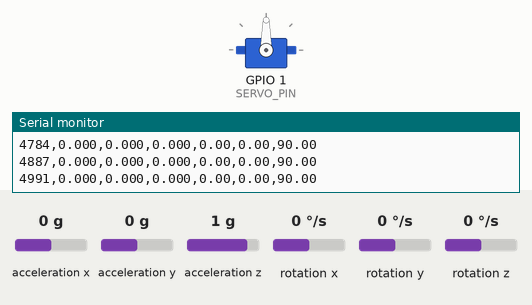
The sketch below on a simulated ESP32. On the bench: servo, the last lines printed to the serial monitor. Wiring (inferred from the names in the program): MPU-6050 motion sensor at I2C address 0x68. The test bench sets the inputs (shaded band); at power-on: acceleration y 0 g, rotation x 0 °/s, acceleration z 1 g, acceleration x 0 g, rotation y 0 °/s, rotation z 0 °/s.

Above: at 5.0 s.
5.1 s: acceleration y set to -1.4 g
At 6.7 s:
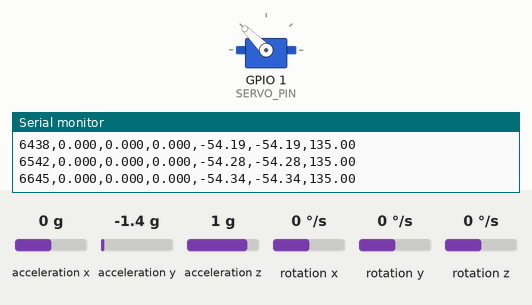
7.0 s: rotation x set to 100 °/s
At 9.7 s:
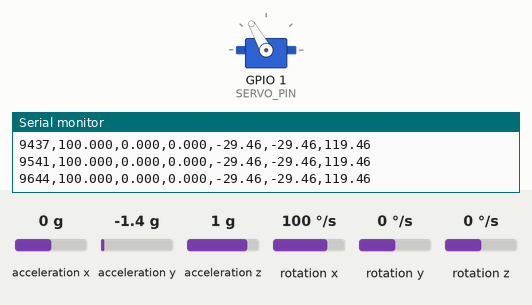
10.0 s: acceleration y set to 0 g
At 12.1 s:
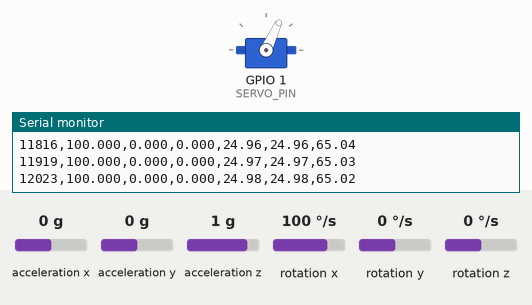
13.0 s: rotation x set to 192 °/s
At 14.6 s:
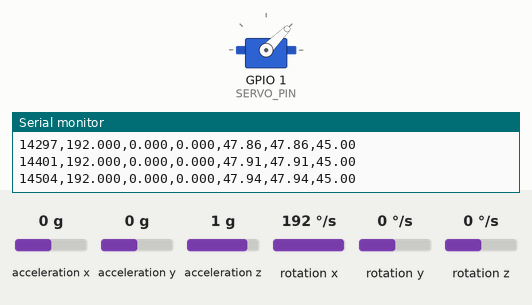
16.0 s: acceleration z set to 0.1 g
17.5 s: acceleration z set to -0.2 g
At 18.9 s:
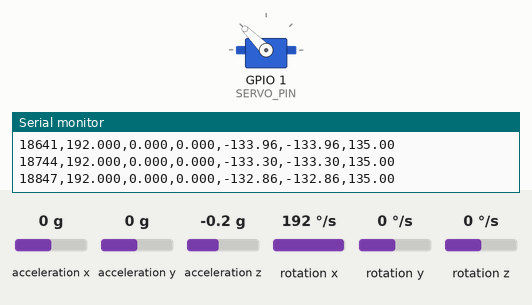
Timing chart, 0 to 20.3 s (numbered marks = the images above; inputs shaded):
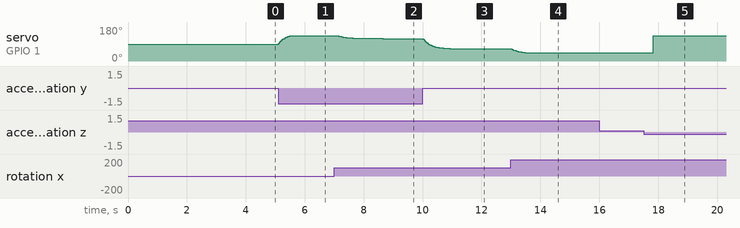

The sketch:

TVC.ino
```cpp
/*
 * ESP32-S3-N16R8 + MPU6050：X 轴倾斜补偿与舵机回中
 * 接线：舵机信号 GPIO1；MPU6050 SCL GPIO11、SDA GPIO12。
 * MPU6050 模块使用 3.3V，所有设备共地；舵机使用符合型号要求的独立电源。
 * 依赖：ESP32Servo（库管理器安装），Wire 由 ESP32 开发板包提供。
 *
 * 上电后保持静止约 4 秒，当前姿态作为零位。
 * 默认倾角 +20° -> 舵机目标 70°；恢复零位 -> 舵机目标 90°。
 * 这是单轴、近水平的姿态补偿示例；角度来自陀螺仪和加速度计融合。
 */

#include <Arduino.h>
#include <Wire.h>
#include <ESP32Servo.h>
#include <math.h>

#if !defined(CONFIG_IDF_TARGET_ESP32S3)
#error "Select ESP32S3 Dev Module. These pins are for the confirmed ESP32-S3 board."
#endif

// ==================== 接线与可调参数 ====================
constexpr int SERVO_PIN = 1;
constexpr int MPU_SCL_PIN = 11;
constexpr int MPU_SDA_PIN = 12;

constexpr float SERVO_CENTER_DEG = 90.0f; // 机械中位需要偏移时修改这里
constexpr float SERVO_MIN_DEG = 45.0f;    // 初始只允许中位两侧各 45°
constexpr float SERVO_MAX_DEG = 135.0f;
constexpr float SERVO_DIRECTION = -1.0f; // 补偿方向反了就改为 +1.0f
constexpr float CORRECTION_GAIN = 1.0f;  // 每倾斜 1°，舵机补偿 1°
constexpr float CENTER_DEADBAND_DEG = 0.5f; // 零位附近直接回中，减少抖动

// 常见位置舵机的示例脉宽范围，实际行程以舵机规格为准。
constexpr int SERVO_MIN_US = 500;
constexpr int SERVO_MAX_US = 2500;
constexpr uint32_t SAMPLE_PERIOD_US = 5000; // 200Hz 读取和计算
constexpr uint32_t PRINT_PERIOD_MS = 100;  // 10Hz 串口输出，115200 波特率
constexpr float FILTER_TIME_CONSTANT_S = 0.25f;
constexpr uint16_t CALIBRATION_SAMPLES = 400; // 约 2 秒静止采样

Servo servo;
uint8_t mpuAddress = 0;
float ax = 0, ay = 0, az = 0; // 加速度，单位 g
float gx = 0, gy = 0, gz = 0; // 原始换算后的角速度，单位 °/s
float gyroBias[3] = {0, 0, 0};
float rollDeg = 0;
float zeroRollDeg = 0;
float servoCommandDeg = SERVO_CENTER_DEG;
uint32_t previousSampleUs = 0;
uint32_t previousPrintMs = 0;

// 只包回 [-180, 180)，避免跨过 ±180°时突然跳变。
float wrapDegrees(float angle) {
  while (angle >= 180.0f) angle -= 360.0f;
  while (angle < -180.0f) angle += 360.0f;
  return angle;
}

void stopWithError(const char *message) {
  if (servo.attached()) servo.write(SERVO_CENTER_DEG);
  Serial.print("# 错误：");
  Serial.println(message);
  Serial.println("# 已停止补偿；检查后按开发板 RESET/EN 重启。");
  while (true) delay(1000);
}

bool readRegisters(uint8_t address, uint8_t reg, uint8_t *data, size_t length) {
  Wire.beginTransmission(address);
  Wire.write(reg);
  if (Wire.endTransmission(false) != 0) return false;
  if (Wire.requestFrom(address, length, true) != length) return false;
  for (size_t i = 0; i < length; ++i) data[i] = Wire.read();
  return true;
}

bool writeRegister(uint8_t reg, uint8_t value) {
  Wire.beginTransmission(mpuAddress);
  Wire.write(reg);
  Wire.write(value);
  return Wire.endTransmission() == 0;
}

int16_t signedWord(const uint8_t *bytes) {
  return static_cast<int16_t>((static_cast<uint16_t>(bytes[0]) << 8) | bytes[1]);
}

bool readMotion() {
  uint8_t data[14];
  // 从 0x3B 连读：加速度 XYZ、温度、陀螺仪 XYZ；本例不使用温度。
  if (!readRegisters(mpuAddress, 0x3B, data, sizeof(data))) return false;
  // 与下面设置的 ±2g、±500°/s 量程相对应。
  ax = signedWord(data + 0) / 16384.0f;
  ay = signedWord(data + 2) / 16384.0f;
  az = signedWord(data + 4) / 16384.0f;
  gx = signedWord(data + 8) / 65.5f;
  gy = signedWord(data + 10) / 65.5f;
  gz = signedWord(data + 12) / 65.5f;
  return true;
}

void initializeMpu() {
  // AD0 接低时地址 0x68，接高时地址 0x69；都实际检查一次。
  for (uint8_t address = 0x68; address <= 0x69; ++address) {
    uint8_t identity = 0;
    if (!readRegisters(address, 0x75, &identity, 1)) continue;
    Serial.printf("# I2C=0x%02X, WHO_AM_I=0x%02X\n", address, identity);
    // 通信地址和芯片身份是不同概念，MPU6050 的身份应为 0x68。
    if (identity == 0x68) {
      mpuAddress = address;
      break;
    }
  }
  if (mpuAddress == 0) stopWithError("未找到 MPU6050，请检查接线、供电和芯片型号。");

  if (!writeRegister(0x6B, 0x80)) stopWithError("MPU6050 复位失败。");
  delay(100);
  if (!writeRegister(0x6B, 0x01) || // 唤醒，使用 X 轴陀螺仪 PLL 时钟
      !writeRegister(0x6C, 0x00) || // 启用所有测量轴
      !writeRegister(0x1A, 0x03) || // 数字低通：陀螺仪约 42Hz
      !writeRegister(0x19, 0x04) || // 1kHz / (1 + 4) = 200Hz
      !writeRegister(0x1B, 0x08) || // 陀螺仪 ±500°/s
      !writeRegister(0x1C, 0x00))  // 加速度计 ±2g
    stopWithError("MPU6050 参数写入失败。");
  delay(100);
}

void calibrateGyroAndZero() {
  Serial.println("# 开始静止校准：保持传感器不动，当前姿态将作为零位。");
  float mean[6] = {0}; // 前三项角速度，后三项加速度
  float m2[6] = {0};   // 在线统计方差，用于提示校准期间的明显运动
  for (uint16_t n = 1; n <= CALIBRATION_SAMPLES; ++n) {
    if (!readMotion()) stopWithError("校准期间 I2C 读取失败。");
    const float values[6] = {gx, gy, gz, ax, ay, az};
    for (int i = 0; i < 6; ++i) {
      const float difference = values[i] - mean[i];
      mean[i] += difference / n;
      m2[i] += difference * (values[i] - mean[i]);
    }
    delay(5);
  }
  bool moved = false;
  for (int i = 0; i < 6; ++i) {
    const float deviation = sqrtf(m2[i] / (CALIBRATION_SAMPLES - 1));
    if (i < 3) {
      Serial.printf("# gyro%c: bias=%.3f deg/s, std=%.3f deg/s\n", 'X' + i, mean[i], deviation);
      if (deviation > 1.0f) moved = true;
    } else if (deviation > 0.025f) {
      moved = true;
    }
  }
  const float gravity = sqrtf(mean[3] * mean[3] + mean[4] * mean[4] + mean[5] * mean[5]);
  if (moved || gravity < 0.85f || gravity > 1.15f)
    stopWithError("校准数据波动过大或重力异常；请静置后重新启动校准。");
  for (int i = 0; i < 3; ++i) gyroBias[i] = mean[i];
  // 初始姿态建议芯片正面朝上、接近水平。绕板上 X 箭头方向转动为本例控制轴。
  zeroRollDeg = atan2f(mean[4], mean[5]) * RAD_TO_DEG;
  rollDeg = zeroRollDeg;
  Serial.printf("# 校准完成，X 轴零位=%.2f deg\n", zeroRollDeg);
}

void setup() {
  Serial.begin(115200);
  // 原生 USB 串口最多等待 1.5 秒，未打开串口也能继续运行。
  const uint32_t serialStartMs = millis();
  while (!Serial && millis() - serialStartMs < 1500) delay(10);

  servo.setPeriodHertz(50);
  servo.attach(SERVO_PIN, SERVO_MIN_US, SERVO_MAX_US);
  if (!servo.attached()) stopWithError("舵机 PWM 初始化失败。");
  servo.write(SERVO_CENTER_DEG);
  Serial.println("# ESP32-S3：舵机已命令回中，准备读取 MPU6050。");
  // Wire.begin 的参数顺序是 SDA、SCL，不是 SCL、SDA。
  if (!Wire.begin(MPU_SDA_PIN, MPU_SCL_PIN, 400000))
    stopWithError("I2C 初始化失败。");
  Wire.setTimeOut(20);
  initializeMpu();
  delay(1000); // 等待舵机回中、传感器和支架静止
  calibrateGyroAndZero();
  Serial.println("# 角速度单位 deg/s；角度单位 deg；servo_cmd 是指令，不是实测位置。");
  Serial.println("ms,gx_dps,gy_dps,gz_dps,roll_deg,relative_x_deg,servo_cmd_deg");
  previousSampleUs = micros();
}

void loop() {
  const uint32_t nowUs = micros();
  const uint32_t elapsedUs = nowUs - previousSampleUs;
  if (elapsedUs < SAMPLE_PERIOD_US) {
    delay(1);
    return;
  }
  previousSampleUs = nowUs;
  if (!readMotion()) stopWithError("MPU6050 读取失败，舵机已命令回中。");
  const float dt = elapsedUs * 1.0e-6f;
  const float gyroX = gx - gyroBias[0];
  const float gyroY = gy - gyroBias[1];
  const float gyroZ = gz - gyroBias[2];

  // 陀螺仪负责快速变化，加速度计提供重力方向，修正长期积分漂移。
  const float accelRollDeg = atan2f(ay, az) * RAD_TO_DEG;
  const float alpha = FILTER_TIME_CONSTANT_S / (FILTER_TIME_CONSTANT_S + dt);
  const float predictedRoll = wrapDegrees(rollDeg + gyroX * dt);
  rollDeg = wrapDegrees(predictedRoll + (1.0f - alpha) * wrapDegrees(accelRollDeg - predictedRoll));
  const float relativeRoll = wrapDegrees(rollDeg - zeroRollDeg);

  // 反向比例补偿：回到零位时输出中心角；限幅避免直接打到舵机两端。
  servoCommandDeg = SERVO_CENTER_DEG;
  if (fabsf(relativeRoll) > CENTER_DEADBAND_DEG)
    servoCommandDeg += SERVO_DIRECTION * CORRECTION_GAIN * relativeRoll;
  servoCommandDeg = constrain(servoCommandDeg, SERVO_MIN_DEG, SERVO_MAX_DEG);
  servo.write(static_cast<int>(lroundf(servoCommandDeg)));

  const uint32_t nowMs = millis();
  if (nowMs - previousPrintMs >= PRINT_PERIOD_MS) {
    previousPrintMs = nowMs;
    Serial.printf("%lu,%.3f,%.3f,%.3f,%.2f,%.2f,%.2f\n",
                  static_cast<unsigned long>(nowMs), gyroX, gyroY, gyroZ,
                  rollDeg, relativeRoll, servoCommandDeg);
  }
}
```

Measured:
- the behaviour switches between 0 and -0.1 g on acceleration z (found by bisection; images 4 and 5)
- after the input at 5.1 s, servo on GPIO 1 (SERVO_PIN): moves from 90° to 135° over 0.43 s, starting at once
- after the input at 7.0 s, servo on GPIO 1 (SERVO_PIN): moves from 135° to 119° over 1.5 s, starting after 0.13 s
- after the input at 10.0 s, servo on GPIO 1 (SERVO_PIN): moves from 119° to 65° over 1.2 s, starting at once
- after the input at 13.0 s, servo on GPIO 1 (SERVO_PIN): moves from 65° to 45° over 0.47 s, starting at once
- after the input at 17.5 s, servo on GPIO 1 (SERVO_PIN): 45° → 135° after 0.34 s
